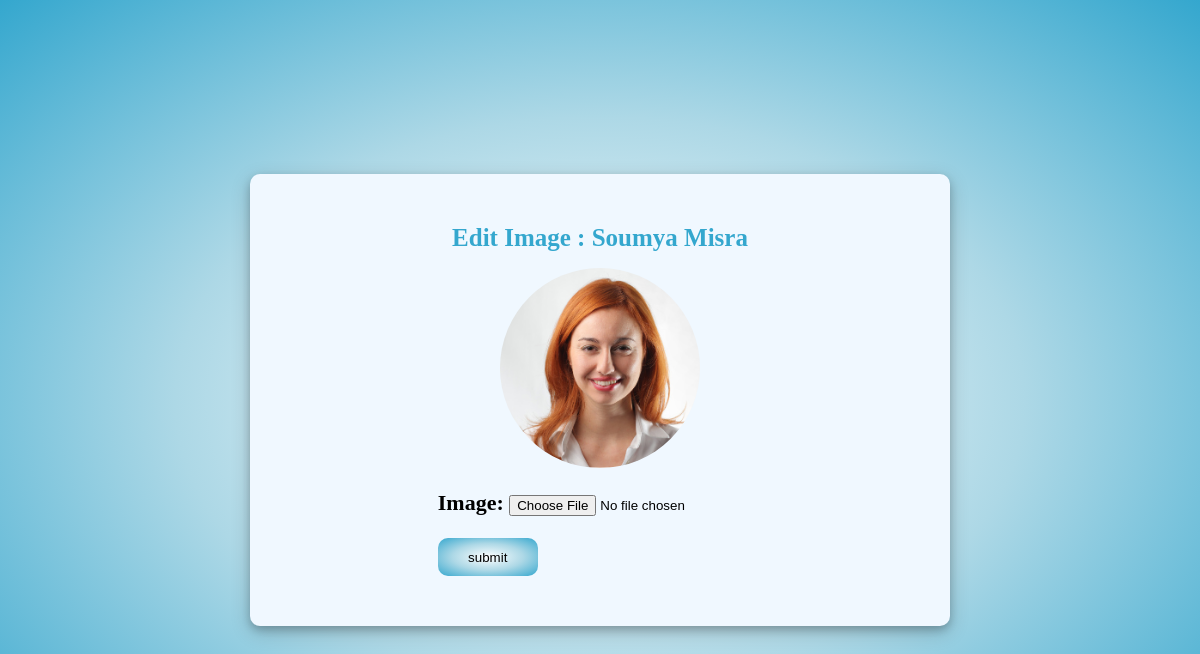
Page /app/home/details/1/editprofilepic/ on the earlier database version.
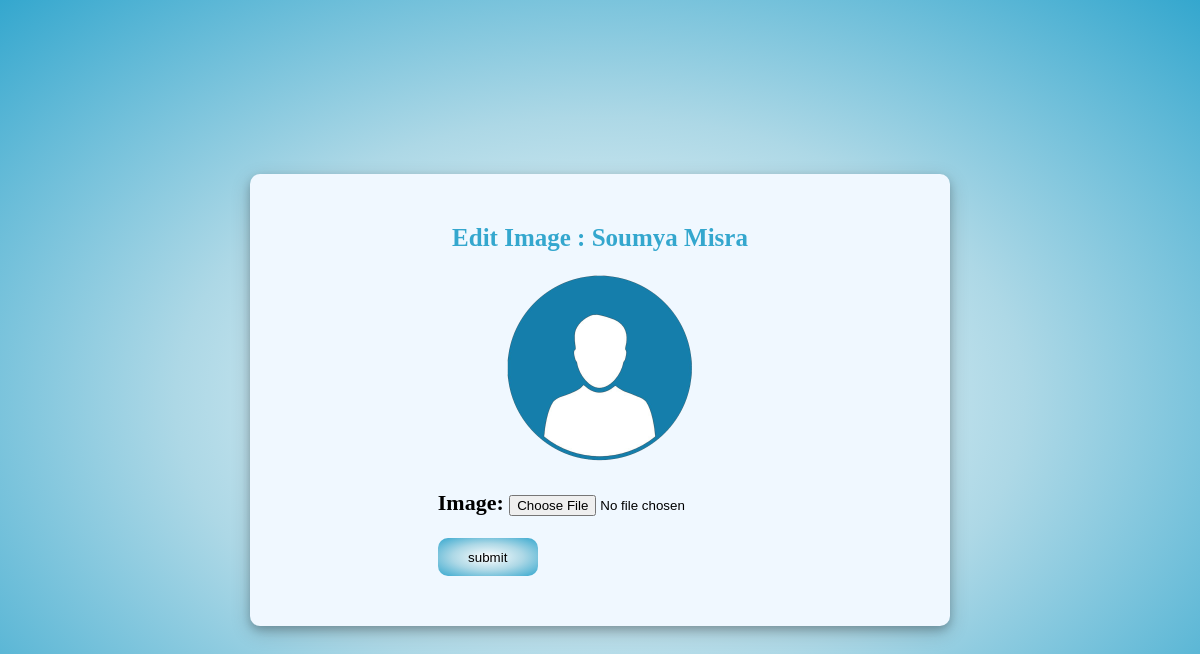
Same page on the later database version.
### student_management_app/models.py (models this page shows)
class User(models.Model):
    name=models.CharField(max_length=50)
    email=models.EmailField(unique=True)
    gender=models.CharField(max_length=6)
    phoneNumber=models.BigIntegerField(max_length=10)
    Qualification = models.CharField(max_length=20)
    Address = models.TextField(max_length=120)
    username = models.CharField(max_length=30,unique=True)
    password=models.CharField(max_length=100)
    image = models.ImageField(upload_to='images',default="C:/Users/ssadula/Pictures/StudentManagamentProject/media/images/p1.png")

### student_management_app/views.py (the view)
# urls.py: path('home/details/<int:id>/editprofilepic/',views.UpdateProfilePic),
def UpdateProfilePic(request,id):
    context = {
        'form': UpdateProfilePicForm(),
    }
    user = User.objects.get(id=id)
    context['user']=user
    if request.method == 'POST':
        form = UpdateProfilePicForm(request.POST,request.FILES,instance=user)
        if form.is_valid():
            form.save()
            return redirect('/app/home/details/{0}'.format(user.id))
    return render(request,'updatepic.html',context)

### student_management_app/forms.py
class UpdateProfilePicForm(forms.ModelForm):
    class Meta:
        model = User
        fields = ['image']

### student_management_app/Templates/updatepic.html (shortened to what this page needs)
<!DOCTYPE html>
<html lang="en">
<head>
</head>
<body>
    <div class="img-container">
        <h1>Edit Image : {{user.name}}</h1>
        <img src="{{ user.image.url }}" class="profile-img">
        <form enctype="multipart/form-data" method="post">
            {{form.as_p}}
            <button type="submit" class="register-button">submit
            </button>
        </form>
    </div>
</body>
</html>

Differences in the rows shown:
changed User "Soumya Misra": image: a different picture
